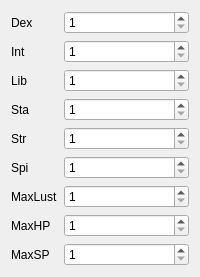
            <widget class="QWidget" name="tab_4">
             <attribute name="title">
              <string notr="true">Base</string>
             </attribute>
             <layout class="QVBoxLayout" name="verticalLayout_7">
              <item>
               <layout class="QFormLayout" name="formLayout_7">
                <item row="0" column="0">
                 <widget class="QLabel" name="label_27">
                  <property name="text">
                   <string notr="true">Dex</string>
                  </property>
                 </widget>
                </item>
                <item row="1" column="0">
                 <widget class="QLabel" name="label_32">
                  <property name="text">
                   <string notr="true">Int</string>
                  </property>
                 </widget>
                </item>
                <item row="2" column="0">
                 <widget class="QLabel" name="label_28">
                  <property name="text">
                   <string notr="true">Lib</string>
                  </property>
                 </widget>
                </item>
                <item row="3" column="0">
                 <widget class="QLabel" name="label_30">
                  <property name="text">
                   <string notr="true">Sta</string>
                  </property>
                 </widget>
                </item>
                <item row="4" column="0">
                 <widget class="QLabel" name="label_31">
                  <property name="text">
                   <string notr="true">Str</string>
                  </property>
                 </widget>
                </item>
                <item row="5" column="0">
                 <widget class="QLabel" name="label_29">
                  <property name="text">
                   <string notr="true">Spi</string>
                  </property>
                 </widget>
                </item>
                <item row="6" column="0">
                 <widget class="QLabel" name="label_43">
                  <property name="text">
                   <string notr="true">MaxLust</string>
                  </property>
                 </widget>
                </item>
                <item row="7" column="0">
                 <widget class="QLabel" name="label_41">
                  <property name="text">
                   <string notr="true">MaxHP</string>
                  </property>
                 </widget>
                </item>
                <item row="8" column="0">
                 <widget class="QLabel" name="label_4">
                  <property name="text">
                   <string notr="true">MaxSP</string>
                  </property>
                 </widget>
                </item>
                <item row="0" column="1">
                 <widget class="QSpinBox" name="dex">
                  <property name="styleSheet">
                   <string notr="true"/>
                  </property>
                  <property name="correctionMode">
                   <enum>QAbstractSpinBox::CorrectToNearestValue</enum>
                  </property>
                  <property name="suffix">
                   <string notr="true"/>
                  </property>
                  <property name="prefix">
                   <string notr="true"/>
                  </property>
                  <property name="minimum">
                   <number>1</number>
                  </property>
                  <property name="maximum">
                   <number>999</number>
                  </property>
                 </widget>
                </item>
                <item row="1" column="1">
                 <widget class="QSpinBox" name="inte">
                  <property name="correctionMode">
                   <enum>QAbstractSpinBox::CorrectToNearestValue</enum>
                  </property>
                  <property name="suffix">
                   <string notr="true"/>
                  </property>
                  <property name="prefix">
                   <string notr="true"/>
                  </property>
                  <property name="minimum">
                   <number>1</number>
                  </property>
                  <property name="maximum">
                   <number>999</number>
                  </property>
                 </widget>
                </item>
                <item row="2" column="1">
                 <widget class="QSpinBox" name="lib">
                  <property name="correctionMode">
                   <enum>QAbstractSpinBox::CorrectToNearestValue</enum>
                  </property>
                  <property name="suffix">
                   <string notr="true"/>
                  </property>
                  <property name="prefix">
                   <string notr="true"/>
                  </property>
                  <property name="minimum">
                   <number>1</number>
                  </property>
                  <property name="maximum">
                   <number>999</number>
                  </property>
                 </widget>
                </item>
                <item row="3" column="1">
                 <widget class="QSpinBox" name="sta">
                  <property name="correctionMode">
                   <enum>QAbstractSpinBox::CorrectToNearestValue</enum>
                  </property>
                  <property name="suffix">
                   <string notr="true"/>
                  </property>
                  <property name="prefix">
                   <string notr="true"/>
                  </property>
                  <property name="minimum">
                   <number>1</number>
                  </property>
                  <property name="maximum">
                   <number>999</number>
                  </property>
                 </widget>
                </item>
                <item row="4" column="1">
                 <widget class="QSpinBox" name="str">
                  <property name="correctionMode">
                   <enum>QAbstractSpinBox::CorrectToNearestValue</enum>
                  </property>
                  <property name="suffix">
                   <string notr="true"/>
                  </property>
                  <property name="prefix">
                   <string notr="true"/>
                  </property>
                  <property name="minimum">
                   <number>1</number>
                  </property>
                  <property name="maximum">
                   <number>999</number>
                  </property>
                 </widget>
                </item>
                <item row="5" column="1">
                 <widget class="QSpinBox" name="spi">
                  <property name="correctionMode">
                   <enum>QAbstractSpinBox::CorrectToNearestValue</enum>
                  </property>
                  <property name="suffix">
                   <string notr="true"/>
                  </property>
                  <property name="prefix">
                   <string notr="true"/>
                  </property>
                  <property name="minimum">
                   <number>1</number>
                  </property>
                  <property name="maximum">
                   <number>999</number>
                  </property>
                 </widget>
                </item>
                <item row="6" column="1">
                 <widget class="QSpinBox" name="mLust">
                  <property name="correctionMode">
                   <enum>QAbstractSpinBox::CorrectToNearestValue</enum>
                  </property>
                  <property name="suffix">
                   <string notr="true"/>
                  </property>
                  <property name="prefix">
                   <string notr="true"/>
                  </property>
                  <property name="minimum">
                   <number>1</number>
                  </property>
                  <property name="maximum">
                   <number>999</number>
                  </property>
                 </widget>
                </item>
                <item row="7" column="1">
                 <widget class="QSpinBox" name="mHP">
                  <property name="correctionMode">
                   <enum>QAbstractSpinBox::CorrectToNearestValue</enum>
                  </property>
                  <property name="suffix">
                   <string notr="true"/>
                  </property>
                  <property name="prefix">
                   <string notr="true"/>
                  </property>
                  <property name="minimum">
                   <number>1</number>
                  </property>
                  <property name="maximum">
                   <number>999</number>
                  </property>
                 </widget>
                </item>
                <item row="8" column="1">
                 <widget class="QSpinBox" name="mSP">
                  <property name="correctionMode">
                   <enum>QAbstractSpinBox::CorrectToNearestValue</enum>
                  </property>
                  <property name="suffix">
                   <string notr="true"/>
                  </property>
                  <property name="prefix">
                   <string notr="true"/>
                  </property>
                  <property name="minimum">
                   <number>1</number>
                  </property>
                  <property name="maximum">
                   <number>999</number>
                  </property>
                 </widget>
                </item>
               </layout>
              </item>
             </layout>
            </widget>
